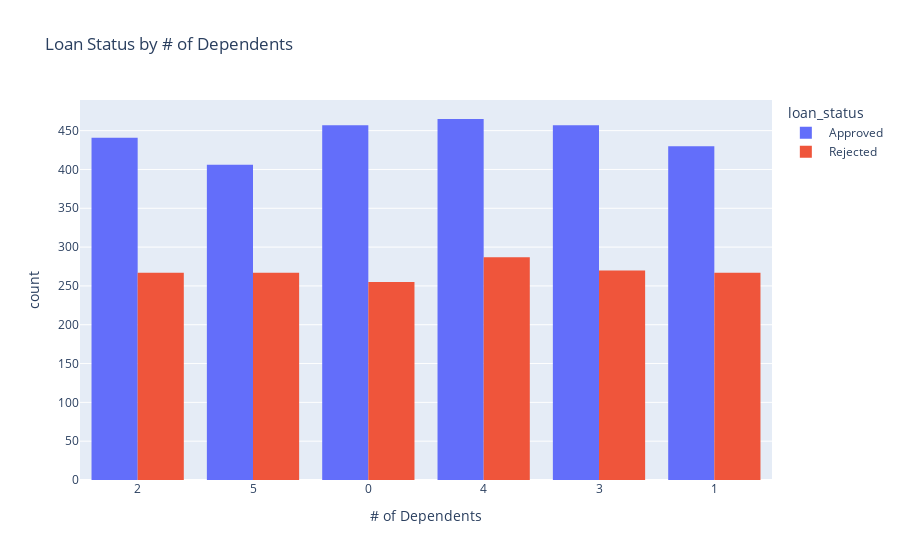

Notebook code for this chart:
### Code cell
fig = px.histogram(
    df_full,
    x='no_of_dependents',
    color='loan_status',
    barmode='group',
    title='Loan Status by # of Dependents',
    labels={'no_of_dependents':'# of Dependents','count':'Applicants'},
    nbins=df_full['no_of_dependents'].nunique()  # one bin per distinct value
)
fig.update_layout(xaxis_type='category')       # treat 0,1,2… as discrete
fig.show()

### Figure 1 — Plotly figure (JSON) as saved in the notebook; plotly's stock layout.template omitted (floating-point values rounded to 4 significant figures; data arrays with more than 128 entries replaced by an {"elided": "..."} marker saying what was removed)
{"data": [{"alignmentgroup": "True", "bingroup": "x", "hovertemplate": "loan_status= Approved<br># of Dependents=%{x}<br>count=%{y}<extra></extra>", "legendgroup": " Approved", "marker": {"color": "#636efa", "pattern": {"shape": ""}}, "name": " Approved", "nbinsx": 6, "offsetgroup": " Approved", "orientation": "v", "showlegend": true, "type": "histogram", "x": {"elided": "2656 int values"}, "xaxis": "x", "yaxis": "y"}, {"alignmentgroup": "True", "bingroup": "x", "hovertemplate": "loan_status= Rejected<br># of Dependents=%{x}<br>count=%{y}<extra></extra>", "legendgroup": " Rejected", "marker": {"color": "#EF553B", "pattern": {"shape": ""}}, "name": " Rejected", "nbinsx": 6, "offsetgroup": " Rejected", "orientation": "v", "showlegend": true, "type": "histogram", "x": {"elided": "1613 int values"}, "xaxis": "x", "yaxis": "y"}], "layout": {"barmode": "group", "legend": {"title": {"text": "loan_status"}, "tracegroupgap": 0}, "title": {"text": "Loan Status by # of Dependents"}, "xaxis": {"anchor": "y", "domain": [0, 1], "title": {"text": "# of Dependents"}, "type": "category"}, "yaxis": {"anchor": "x", "domain": [0, 1], "title": {"text": "count"}}}}
